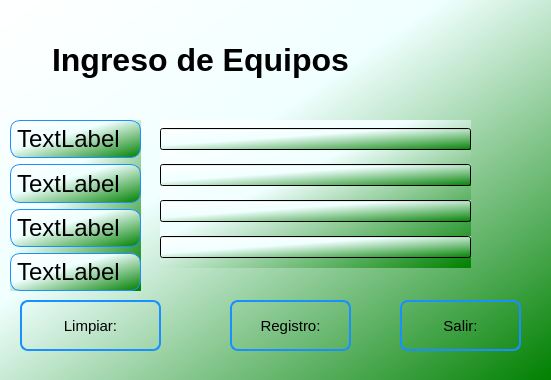
<?xml version="1.0" encoding="UTF-8"?>
<ui version="4.0">
 <class>MainWindow</class>
 <widget class="QMainWindow" name="MainWindow">
  <property name="geometry">
   <rect>
    <x>0</x>
    <y>0</y>
    <width>551</width>
    <height>380</height>
   </rect>
  </property>
  <property name="sizePolicy">
   <sizepolicy hsizetype="Fixed" vsizetype="Fixed">
    <horstretch>0</horstretch>
    <verstretch>0</verstretch>
   </sizepolicy>
  </property>
  <property name="maximumSize">
   <size>
    <width>551</width>
    <height>542</height>
   </size>
  </property>
  <property name="windowTitle">
   <string>EgresoEquios</string>
  </property>
  <property name="windowIcon">
   <iconset>
    <normaloff>../img/pucusoft.png</normaloff>../img/pucusoft.png</iconset>
  </property>
  <widget class="QWidget" name="Fondo">
   <property name="styleSheet">
    <string notr="true">background-color: qlineargradient(x1: 0, y1: 0, x2: 1, y2: 1,stop: 0 white, stop: 0.4 azure,stop: 1 green);</string>
   </property>
   <widget class="QLabel" name="Logo">
    <property name="geometry">
     <rect>
      <x>360</x>
      <y>10</y>
      <width>91</width>
      <height>91</height>
     </rect>
    </property>
    <property name="styleSheet">
     <string notr="true">background-color: none;</string>
    </property>
    <property name="text">
     <string/>
    </property>
    <property name="pixmap">
     <pixmap>../img/Logo_HelpDesk.png</pixmap>
    </property>
    <property name="scaledContents">
     <bool>true</bool>
    </property>
    <property name="wordWrap">
     <bool>false</bool>
    </property>
   </widget>
   <widget class="QLabel" name="Marquesina">
    <property name="geometry">
     <rect>
      <x>50</x>
      <y>30</y>
      <width>301</width>
      <height>61</height>
     </rect>
    </property>
    <property name="styleSheet">
     <string notr="true">background-color: none;

</string>
    </property>
    <property name="text">
     <string>&lt;html&gt;&lt;head/&gt;&lt;body&gt;&lt;p align=&quot;center&quot;&gt;&lt;span style=&quot; font-size:24pt; font-weight:700;&quot;&gt;Ingreso de Equipos&lt;/span&gt;&lt;/p&gt;&lt;/body&gt;&lt;/html&gt;</string>
    </property>
   </widget>
   <widget class="QPushButton" name="Clear_Button">
    <property name="geometry">
     <rect>
      <x>20</x>
      <y>300</y>
      <width>141</width>
      <height>51</height>
     </rect>
    </property>
    <property name="styleSheet">
     <string notr="true"> width: 6px;
 height: 6px;
 border: 2px solid #1890ff;
 border-radius: 8px;
 background: none;
font-size: 15px;

</string>
    </property>
    <property name="text">
     <string>Limpiar:</string>
    </property>
    <property name="icon">
     <iconset>
      <normaloff>../img/limpiezar-datos.png</normaloff>../img/limpiezar-datos.png</iconset>
    </property>
    <property name="iconSize">
     <size>
      <width>35</width>
      <height>35</height>
     </size>
    </property>
   </widget>
   <widget class="QPushButton" name="Record_Button">
    <property name="geometry">
     <rect>
      <x>230</x>
      <y>300</y>
      <width>121</width>
      <height>51</height>
     </rect>
    </property>
    <property name="styleSheet">
     <string notr="true">width: 6px;
 height: 6px;
 border: 2px solid #1890ff;
 border-radius: 8px;
 background: none;
font-size: 15px;</string>
    </property>
    <property name="text">
     <string>Registro:</string>
    </property>
    <property name="icon">
     <iconset>
      <normaloff>../img/registro-usuario.png</normaloff>../img/registro-usuario.png</iconset>
    </property>
    <property name="iconSize">
     <size>
      <width>50</width>
      <height>40</height>
     </size>
    </property>
   </widget>
   <widget class="QPushButton" name="Exit_Button">
    <property name="geometry">
     <rect>
      <x>400</x>
      <y>300</y>
      <width>121</width>
      <height>51</height>
     </rect>
    </property>
    <property name="styleSheet">
     <string notr="true">width: 6px;
 height: 6px;
 border: 2px solid #1890ff;
 border-radius: 8px;
 background: none;
font-size: 15px;</string>
    </property>
    <property name="text">
     <string>Salir:</string>
    </property>
    <property name="icon">
     <iconset>
      <normaloff>../img/salida.png</normaloff>../img/salida.png</iconset>
    </property>
    <property name="iconSize">
     <size>
      <width>30</width>
      <height>40</height>
     </size>
    </property>
   </widget>
   <widget class="QWidget" name="">
    <property name="geometry">
     <rect>
      <x>10</x>
      <y>120</y>
      <width>131</width>
      <height>171</height>
     </rect>
    </property>
    <layout class="QVBoxLayout" name="verticalLayout_2">
     <item>
      <widget class="QLabel" name="label_2">
       <property name="styleSheet">
        <string notr="true">border-radius:10px; 
font: 18pt;
color: black;
border: 1px solid #1890ff;


</string>
       </property>
       <property name="text">
        <string>TextLabel</string>
       </property>
      </widget>
     </item>
     <item>
      <widget class="QLabel" name="label_3">
       <property name="styleSheet">
        <string notr="true">border-radius:10px; 
font: 18pt;
color: black;
border: 1px solid #1890ff;


</string>
       </property>
       <property name="text">
        <string>TextLabel</string>
       </property>
      </widget>
     </item>
     <item>
      <widget class="QLabel" name="label_4">
       <property name="styleSheet">
        <string notr="true">border-radius:10px; 
font: 18pt;
color: black;
border: 1px solid #1890ff;


</string>
       </property>
       <property name="text">
        <string>TextLabel</string>
       </property>
      </widget>
     </item>
     <item>
      <widget class="QLabel" name="label_5">
       <property name="styleSheet">
        <string notr="true">border-radius:10px; 
font: 18pt;
color: black;
border: 1px solid #1890ff;


</string>
       </property>
       <property name="text">
        <string>TextLabel</string>
       </property>
      </widget>
     </item>
    </layout>
   </widget>
   <widget class="QWidget" name="">
    <property name="geometry">
     <rect>
      <x>160</x>
      <y>120</y>
      <width>311</width>
      <height>148</height>
     </rect>
    </property>
    <layout class="QVBoxLayout" name="verticalLayout">
     <item>
      <widget class="QLineEdit" name="lineEdit">
       <property name="styleSheet">
        <string notr="true">  background-color: rgba(0, 0, 0,0);
  border-radius:10px; 
   color: rgb(255, 255, 254);
  border: 2px solid  rgb(255, 255, 255);
  font: 14pt ;
hover{
background-color: rgba(0, 0, 0,0);
border-radius:10px; 
font: 14pt;;
border: 2px solid  rgb(120, 0, 171);
}
  :focus{
  background-color: rgb(0, 0, 0);
  border-radius:10px; 
   border: 2px solid rgb(120, 0, 171);
  font: 14pt;
  }
        </string>
       </property>
      </widget>
     </item>
     <item>
      <widget class="QLineEdit" name="lineEdit_2">
       <property name="styleSheet">
        <string notr="true">  background-color: rgba(0, 0, 0,0);
  border-radius:10px; 
   color: rgb(255, 255, 254);
  border: 2px solid  rgb(255, 255, 255);
  font: 14pt ;
hover{
background-color: rgba(0, 0, 0,0);
border-radius:10px; 
font: 14pt;;
border: 2px solid  rgb(120, 0, 171);
}
  :focus{
  background-color: rgb(0, 0, 0);
  border-radius:10px; 
   border: 2px solid rgb(120, 0, 171);
  font: 14pt;
  }
        </string>
       </property>
      </widget>
     </item>
     <item>
      <widget class="QLineEdit" name="lineEdit_3">
       <property name="styleSheet">
        <string notr="true">  background-color: rgba(0, 0, 0,0);
  border-radius:10px; 
   color: rgb(255, 255, 254);
  border: 2px solid  rgb(255, 255, 255);
  font: 14pt ;
hover{
background-color: rgba(0, 0, 0,0);
border-radius:10px; 
font: 14pt;;
border: 2px solid  rgb(120, 0, 171);
}
  :focus{
  background-color: rgb(0, 0, 0);
  border-radius:10px; 
   border: 2px solid rgb(120, 0, 171);
  font: 14pt;
  }
        </string>
       </property>
      </widget>
     </item>
     <item>
      <widget class="QLineEdit" name="lineEdit_4">
       <property name="styleSheet">
        <string notr="true">  background-color: rgba(0, 0, 0,0);
  border-radius:10px; 
   color: rgb(255, 255, 254);
  border: 2px solid  rgb(255, 255, 255);
  font: 14pt ;
hover{
background-color: rgba(0, 0, 0,0);
border-radius:10px; 
font: 14pt;;
border: 2px solid  rgb(120, 0, 171);
}
  :focus{
  background-color: rgb(0, 0, 0);
  border-radius:10px; 
   border: 2px solid rgb(120, 0, 171);
  font: 14pt;
  }
        </string>
       </property>
      </widget>
     </item>
    </layout>
   </widget>
  </widget>
 </widget>
 <resources/>
 <connections/>
</ui>
